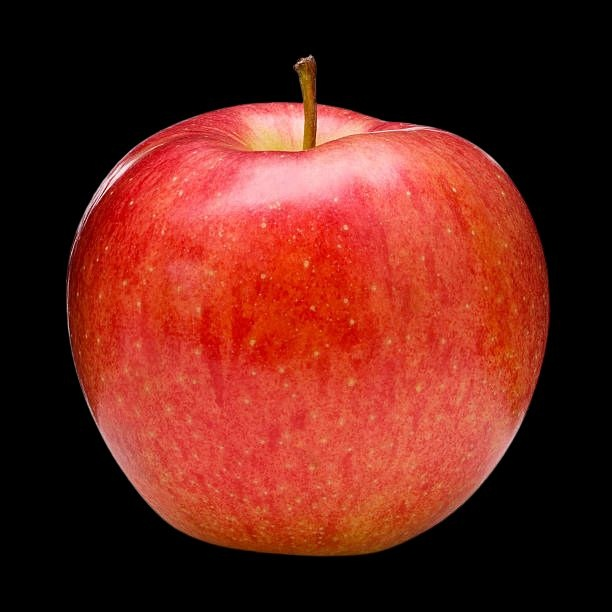
#> input picture features/translated_img.jpg, 612 x 612 px
$ python size2.py translated_img.jpg translated_img.jpg
#> lines starting #> are read from the running program, lines starting #| are printed output that depends on the picture; after the words box and inside, x2 and y2 are one past the last pixel; in counts of white or black regions, pixels touching at a corner belong together
import cv2
import numpy as np
import json
import sys

image_path = sys.argv[1]
image = cv2.imread(image_path)
#> image is the input picture: shape (612, 612, 3); mean B, G, R 25.9, 35.4, 101.8

mask = np.zeros(image.shape[:2], np.uint8)
bgd_model = np.zeros((1, 65), np.float64)
fgd_model = np.zeros((1, 65), np.float64)
rect = (50, 50, image.shape[1] - 50, image.shape[0] - 50)
#> rect = (50, 50, 562, 562)
cv2.grabCut(image, mask, rect, bgd_model, fgd_model, 5, cv2.GC_INIT_WITH_RECT)

mask2 = np.where((mask == 2) | (mask == 0), 0, 1).astype('uint8')

moments = cv2.moments(mask2, True)
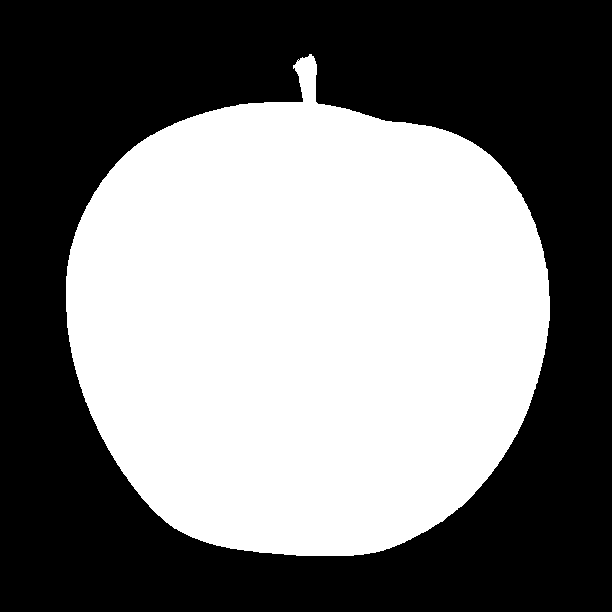
#> mask2: shape (612, 612); values 0 (black) and 1 (white), 47.8% white; 1 white region, box (x1, y1, x2, y2) and area: (66, 54, 550, 556) 179045
centroid_x = int(moments['m10'] / moments['m00']) if moments['m00'] != 0 else None
#> centroid_x = 306
centroid_y = int(moments['m01'] / moments['m00']) if moments['m00'] != 0 else None
#> centroid_y = 323

segmented_image = image * mask2[:, :, np.newaxis]

if np.count_nonzero(mask2) > 0:
    object_size_pixels = np.count_nonzero(mask2)
#> object_size_pixels = 179045
    print(f"Segmented object size: {object_size_pixels} pixels")
#| Segmented object size: 179045 pixels
else:
    print("No object detected")

if centroid_x is not None and centroid_y is not None:
    cv2.drawMarker(segmented_image, (centroid_x, centroid_y), color=(0, 255, 0), markerType=cv2.MARKER_CROSS, markerSize=20, thickness=2)
#> segmented_image: shape (612, 612, 3); mean B, G, R 25.8, 35.4, 101.5
    print(f"Centroid Coordinates: ({centroid_x}, {centroid_y})")
#| Centroid Coordinates: (306, 323)
else:
    print("No object detected")

mask = (segmented_image[:, :, 0] < 50) & (segmented_image[:, :, 1] < 50) & (segmented_image[:, :, 2] < 50)
#> mask: shape (612, 612) bool; 52.2% white; 1 black region, box (x1, y1, x2, y2) and area: (66, 54, 550, 556) 178904
segmented_image[mask] = [255, 255, 255]
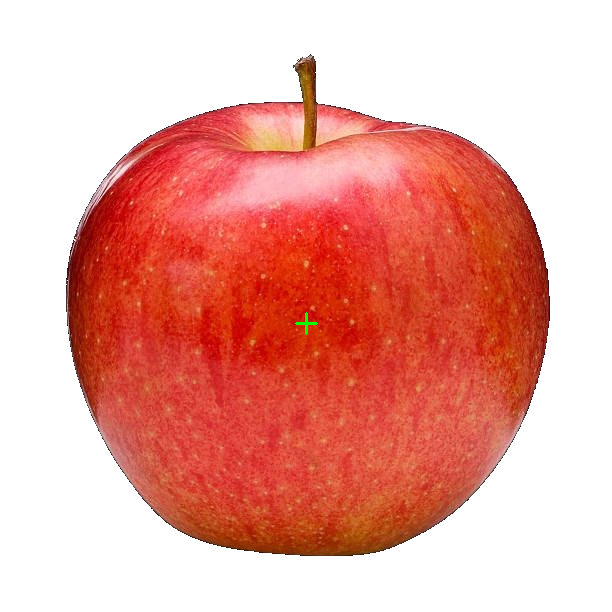
#> segmented_image: shape (612, 612, 3); mean B, G, R 159, 168.6, 234.7
cv2.imwrite('centroid.jpg', segmented_image)

# cv2.imshow("Segmented Image with Centroid", segmented_image)
# cv2.waitKey(0)

image_height, image_width, _ = image.shape
#> image_height = 612; image_width = 612

image_size_pixels = image_height * image_width
#> image_size_pixels = 374544
print(f"Image size: {image_size_pixels} pixels")
#| Image size: 374544 pixels

sizes_info = {"object_size": object_size_pixels, "image_height": image_height, "image_width": image_width, "image_size_pixel": image_size_pixels, "centroid_x": centroid_x, "centroid_y": centroid_y}
with open('assets/json/sizes_info.json', 'w') as json_file:
    json.dump(sizes_info, json_file)

cv2.destroyAllWindows()

# # image_path = 'apol.jpg'
# image = cv2.imread(image_path)
angleValue = sys.argv[2]
print(f"Angle Value: {angleValue}")

# [9 lines of commented-out code are left out]
